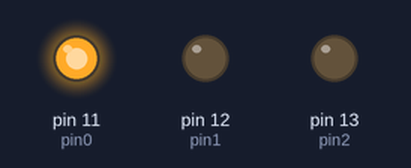
Simulated run of this sketch. Board: Arduino Uno, built with avr-gcc and run on an emulated ATmega328P. On the bench: output pins drawn as LEDs (lit = HIGH).

Above: at 0.2 s.
At 1.2 s:
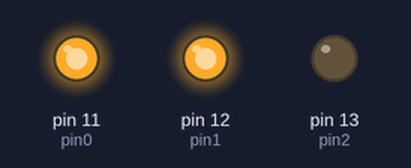
At 1.7 s:
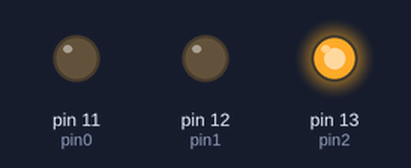
At 2.2 s:
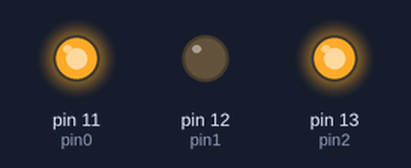
At 3.2 s:
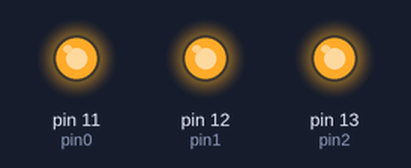
At 4.7 s:
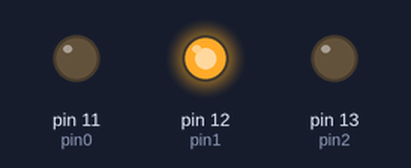
Timing chart, 0 to 5.2 s (numbered marks = the images above):
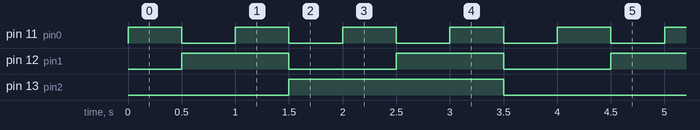

The sketch:

CounterBlink.ino
```cpp
int pin0 = 11;
int pin1 = 12;
int pin2 = 13;

void setup()
{
  pinMode(pin0, OUTPUT);
  pinMode(pin1, OUTPUT);
  pinMode(pin2, OUTPUT);
}

int s = 0;
void loop()
{
  //0-000-000
  //1-001-111
  //2-010-022
  //3-011-133
  //4-100-004
  //5-101-115
  //6-110-026
  //7-111-137
  s++;
  int x0 = s % 2 > 0;
  int x1 = s % 4 > 1;
  int x2 = s % 8 > 3;
  digitalWrite(pin0, x0);
  digitalWrite(pin1, x1);
  digitalWrite(pin2, x2);
  delay(500);
}
```

Measured:
- by itself, pin 11 (pin0): alternates HIGH for 0.50 s and LOW for 0.50 s
- by itself, pin 12 (pin1): alternates HIGH for 1.0 s and LOW for 1.0 s
- by itself, pin 13 (pin2): alternates HIGH for 2.0 s and LOW for 2.0 s
